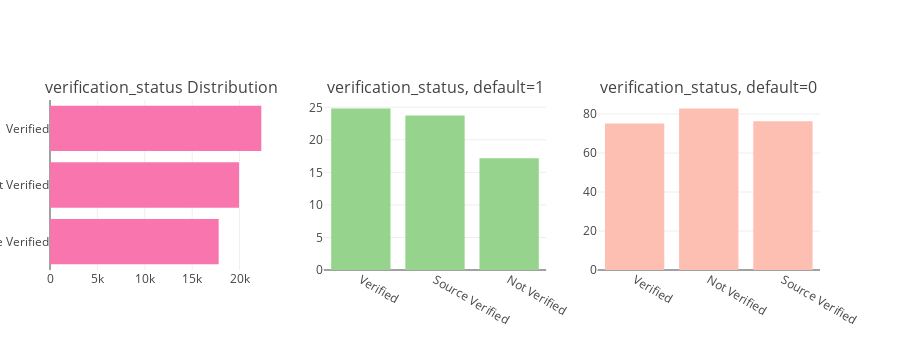

Notebook code for this chart:
### Code cell
tr0 = bar_hor(app_train, "verification_status", "Distribution of verification_status Variable" ,"#f975ae", w=700, lm=100, return_trace= True)
tr1, tr2 = gp('verification_status', 'Distribution of Default with verification_status')

fig = tools.make_subplots(rows=1, cols=3, print_grid=False, subplot_titles = ["verification_status Distribution" , "verification_status, default=1" ,"verification_status, default=0"])
fig.append_trace(tr0, 1, 1);
fig.append_trace(tr1, 1, 2);
fig.append_trace(tr2, 1, 3);
fig['layout'].update(height=350, showlegend=False, margin=dict(l=50));
iplot(fig);

### Figure 1 — Plotly figure (JSON) as saved in the notebook; plotly's stock layout.template omitted (floating-point values rounded to 4 significant figures)
{"data": [{"marker": {"color": "#f975ae"}, "orientation": "h", "type": "bar", "uid": "6213b518-d430-11e8-bf0c-7440bb220e36", "x": [17793, 19936, 22292], "xaxis": "x", "y": ["Source Verified", "Not Verified", "Verified"], "yaxis": "y"}, {"marker": {"color": "#96D38C"}, "name": "default : 1", "type": "bar", "uid": "6213b519-d430-11e8-89cb-7440bb220e36", "x": ["Verified", "Source Verified", "Not Verified"], "xaxis": "x2", "y": [24.82, 23.76, 17.18], "yaxis": "y2"}, {"marker": {"color": "#FEBFB3"}, "name": "default : 0", "type": "bar", "uid": "6213b51a-d430-11e8-b3bb-7440bb220e36", "x": ["Verified", "Not Verified", "Source Verified"], "xaxis": "x3", "y": [75.18, 82.82, 76.24], "yaxis": "y3"}], "layout": {"annotations": [{"font": {"size": 16}, "showarrow": false, "text": "verification_status Distribution", "x": 0.1444, "xanchor": "center", "xref": "paper", "y": 1, "yanchor": "bottom", "yref": "paper"}, {"font": {"size": 16}, "showarrow": false, "text": "verification_status, default=1", "x": 0.5, "xanchor": "center", "xref": "paper", "y": 1, "yanchor": "bottom", "yref": "paper"}, {"font": {"size": 16}, "showarrow": false, "text": "verification_status, default=0", "x": 0.8556, "xanchor": "center", "xref": "paper", "y": 1, "yanchor": "bottom", "yref": "paper"}], "height": 350, "margin": {"l": 50}, "showlegend": false, "xaxis": {"anchor": "y", "domain": [0, 0.2889]}, "xaxis2": {"anchor": "y2", "domain": [0.3556, 0.6444]}, "xaxis3": {"anchor": "y3", "domain": [0.7111, 1]}, "yaxis": {"anchor": "x", "domain": [0, 1]}, "yaxis2": {"anchor": "x2", "domain": [0, 1]}, "yaxis3": {"anchor": "x3", "domain": [0, 1]}}}
